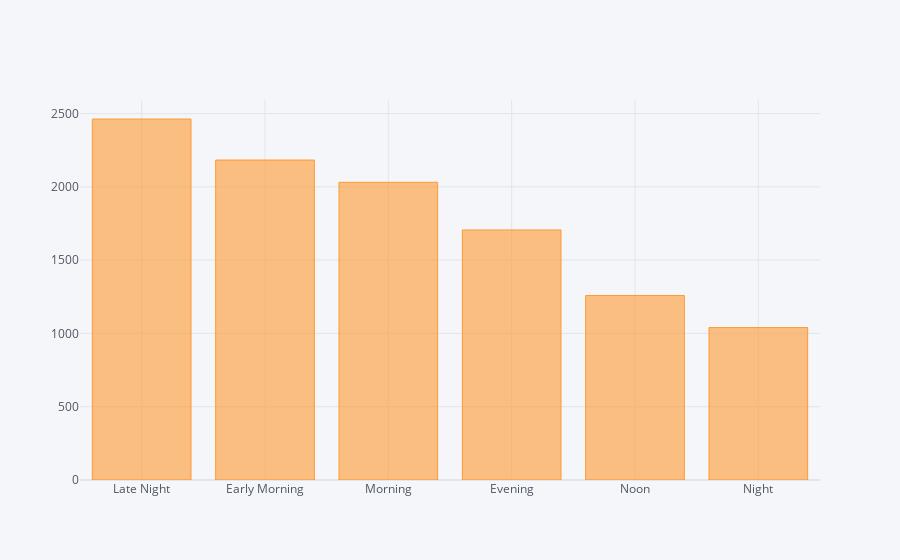

Write notebook code for a chart like this one.
### Code cell
data['Dep_Time_hour'].apply(flight_dep_time).value_counts().iplot(kind="bar")

### Figure 1 — Plotly figure (JSON) as saved in the notebook; plotly's stock layout.template omitted (floating-point values rounded to 4 significant figures)
{"data": [{"marker": {"color": "rgba(255, 153, 51, 0.6)", "line": {"color": "rgba(255, 153, 51, 1.0)", "width": 1}}, "name": "Dep_Time_hour", "orientation": "v", "text": "", "type": "bar", "x": ["Late Night", "Early Morning", "Morning", "Evening", "Noon", "Night"], "y": [2463, 2183, 2031, 1706, 1259, 1040]}], "layout": {"legend": {"bgcolor": "#F5F6F9", "font": {"color": "#4D5663"}}, "paper_bgcolor": "#F5F6F9", "plot_bgcolor": "#F5F6F9", "title": {"font": {"color": "#4D5663"}}, "xaxis": {"gridcolor": "#E1E5ED", "showgrid": true, "tickfont": {"color": "#4D5663"}, "title": {"font": {"color": "#4D5663"}, "text": ""}, "zerolinecolor": "#E1E5ED"}, "yaxis": {"gridcolor": "#E1E5ED", "showgrid": true, "tickfont": {"color": "#4D5663"}, "title": {"font": {"color": "#4D5663"}, "text": ""}, "zerolinecolor": "#E1E5ED"}}}
